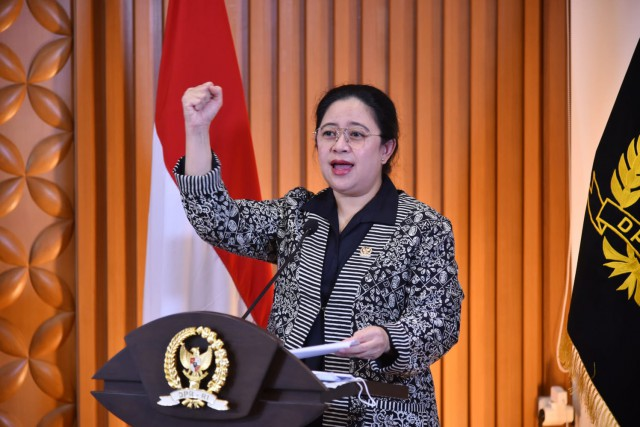
#> input picture 1207070067_Moh Husni Nasrul Haq/dpr.jpeg, 640 x 427 px
$ python '1. Contrast Enhancment.py'
#> lines starting #> are read from the running program, lines starting #| are printed output that depends on the picture
import numpy as np #mengimport library numpy untuk array dan matriks
import matplotlib.pyplot as plt #mengimport library untuk menghasilkan grafik
#matplotlib inline
import matplotlib.image as mpimg
import cv2 #library untuk operasi dalam citra


img = cv2.imread ('dpr.jpeg', cv2.IMREAD_GRAYSCALE) #membuka gambar dengan opencv dalam pembacaan grayscale
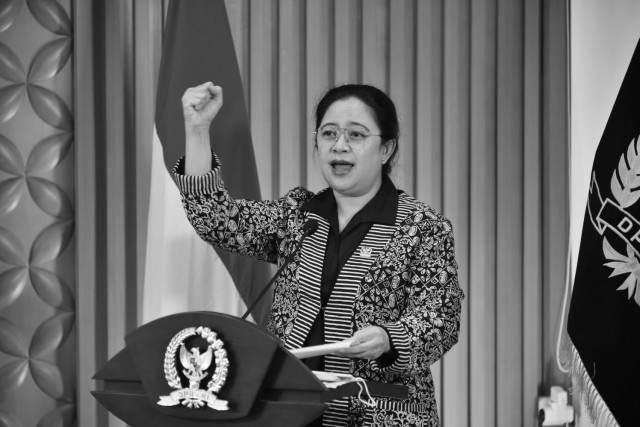
#> img: shape (427, 640); min 0, max 255, mean 103.5

image_equalized = cv2.equalizeHist(img) #memasukan histogram equalize kedalam citra yang tadi dibuka dalam grayscale
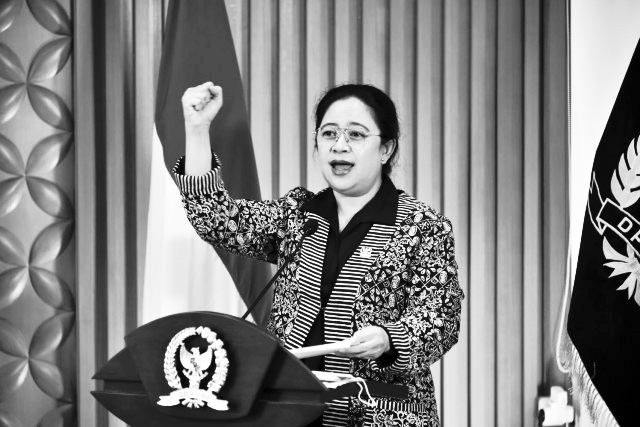
#> image_equalized: shape (427, 640); min 0, max 255, mean 128.2

clahe = cv2.createCLAHE(clipLimit=2, tileGridSize=(8, 8)) #menerapkan kontras histogram equalization dalam citra yang digunakan dengan batasan matriks 8x8
#Apply CLAHE to the original image
image_clahe = clahe.apply(img)
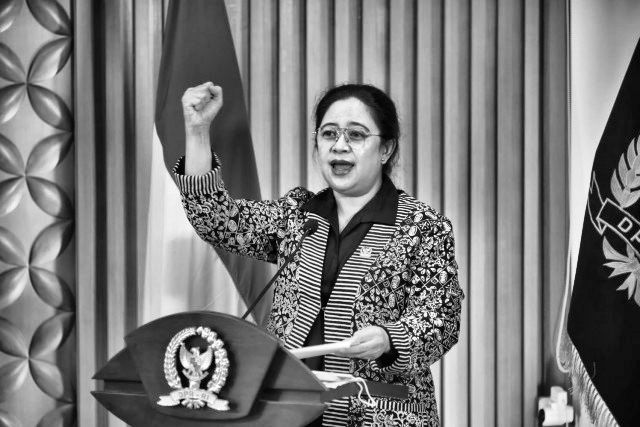
#> image_clahe: shape (427, 640); min 0, max 255, mean 121.3


# menerapkan Min-Max nilai kontras citra grayscale
min_val = np.min(img)
#> min_val = 0
max_val = np.max(img)
#> max_val = 255
image_cs = 255 * (img - min_val) / (max_val - min_val)
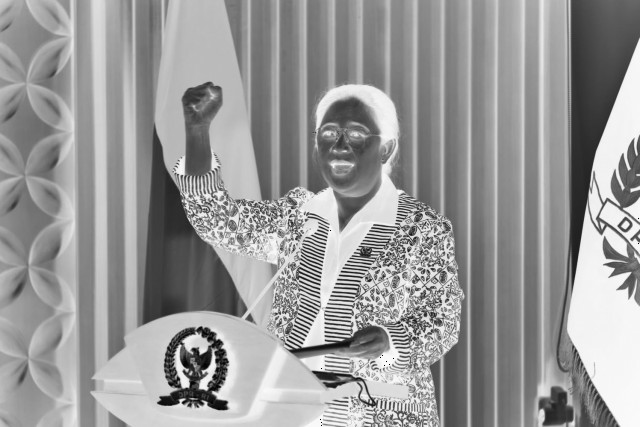
#> image_cs: shape (427, 640) float64; min 0, max 1, mean 0.598


copyCamera = img.copy().astype(float) #membuat copy dan menjadi citra kedalam plot-plot dalam hasil output
output1 = copyCamera * 1.9 #membuat output yang dimana yaitu hasil operasi citra dikali dengan konstanta 1.9


fig, axes = plt.subplots(5, 2, figsize=(20, 20)) #membuat subplot dengan ukuran 5x2 dan size 20x20
ax = axes.ravel() # Meratakan array dari objek subplot

ax[0].imshow(img, cmap=plt.cm.gray) #memunculkan hasil citra di subplot 1
ax[0].set_title("Citra Input") #memberi judul
ax[1].hist(img.ravel(), bins=256) #memunculkan operasi citra hasil equalized dalam subplot 2
ax[1].set_title('Histogram Input') #memberi judul

ax[2].imshow(image_equalized, cmap=plt.cm.gray) #memunculkan hasil citra di subplot 3
ax[2].set_title("Citra Output HE") #memberi judul
ax[3].hist(image_equalized.ravel(), bins=256) #memunculkan operasi citra hasil equalized dalam subplot 4
ax[3].set_title('Histogram Output HE Method') #memberi judul

ax[4].imshow(image_cs, cmap=plt.cm.gray) #memunculkan hasil citra di subplot 5
ax[4].set_title("Citra Output CS")#memberi judul
ax[5].hist(image_cs.ravel(), bins=256)#memunculkan operasi citra hasil equalized dalam subplot 6
ax[5].set_title('Histogram Output CS Method')#memberi judul

ax[6].imshow(image_clahe, cmap=plt.cm.gray) #memunculkan hasil citra di subplot 7
ax[6].set_title("Citra Grayscale CLAHE")#memberi judul
ax[7].hist(image_clahe.ravel(), bins=256)#memunculkan operasi citra hasil equalized dalam subplot 8
ax[7].set_title('Histogram Output CLAHE Method')#memberi judul

ax[8].imshow(output1, cmap=plt.cm.gray) #memunculkan hasil citra di subplot 9
ax[8].set_title("Citra Grayscale Perkalian Konstanta")#memberi judul
ax[9].hist(output1.ravel(), bins=256)
ax[9].set_title('Histogram Output Perkalian Konstanta Method')#memberi judul

fig.tight_layout() #menyesuaikan parameter subplot untuk memberikan padding yang ditentukan
plt.show() #memunculkan seluruh operasi citra
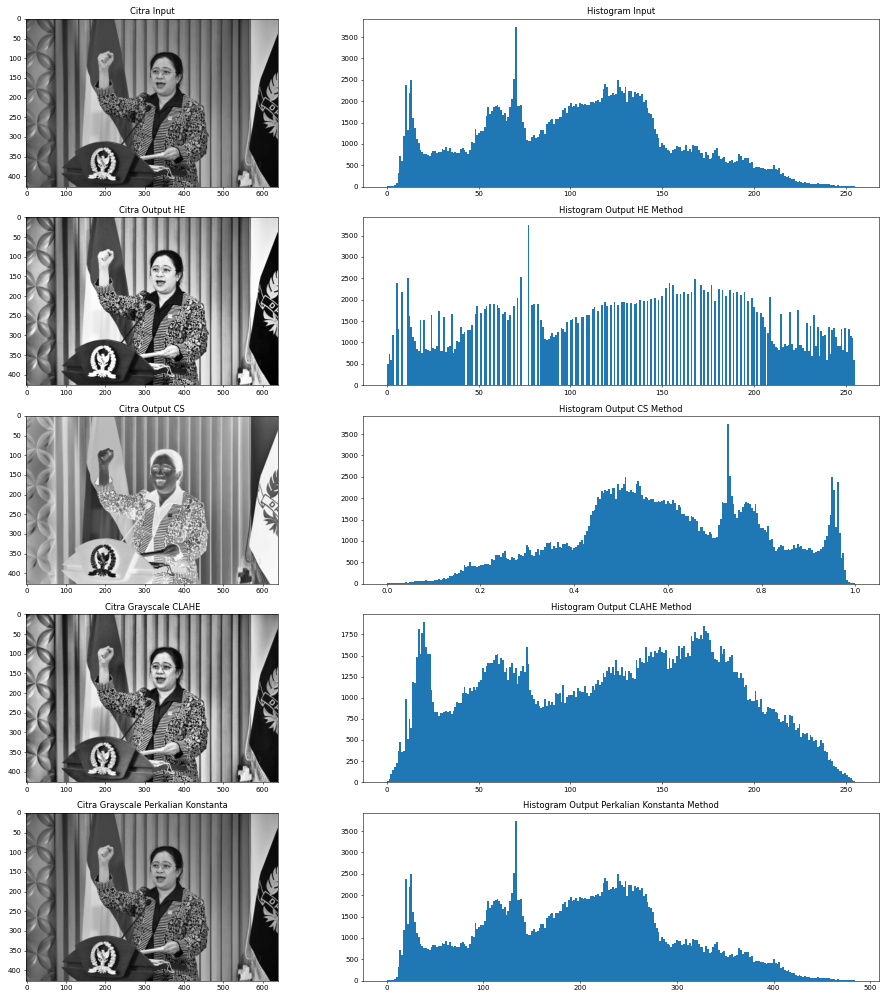
#> figure drawn by matplotlib, 10 panels; panel 2: tallest bar 3742 high, from x = 69.73 to 70.72; panel 4: tallest bar 3742 high, from x = 76.7 to 77.7; panel 6: tallest bar 3742 high, from x = 0.727 to 0.73; panel 8: tallest bar 1895 high, from x = 19.92 to 20.92

$ run again, with 1207070067_Moh Husni Nasrul Haq/boneka2.jpeg copied over 1207070067_Moh Husni Nasrul Haq/dpr.jpeg
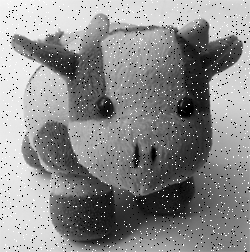
#> input picture 1207070067_Moh Husni Nasrul Haq/boneka2.jpeg, 250 x 252 px
#> img is the input picture: shape (252, 250); min 0, max 255, mean 139.1
#> `image_clahe = clahe.apply(img)`:
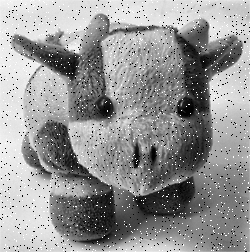
#> image_clahe: shape (252, 250); min 2, max 255, mean 148.9
#> min_val = 0
#> max_val = 255
#> `image_cs = 255 * (img - min_val) / (max_val - min_val)`:
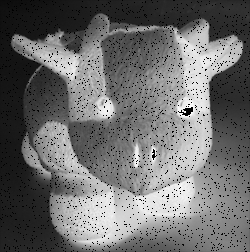
#> image_cs: shape (252, 250) float64; min 0, max 1, mean 0.432

$ run again, with 1207070067_Moh Husni Nasrul Haq/brain.jpeg copied over 1207070067_Moh Husni Nasrul Haq/dpr.jpeg
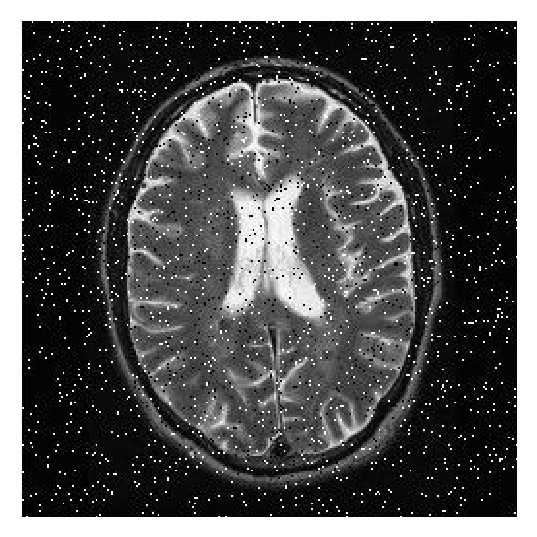
#> input picture 1207070067_Moh Husni Nasrul Haq/brain.jpeg, 537 x 537 px
#> img is the input picture: shape (537, 537); min 0, max 255, mean 82.8
#> `image_clahe = clahe.apply(img)`:
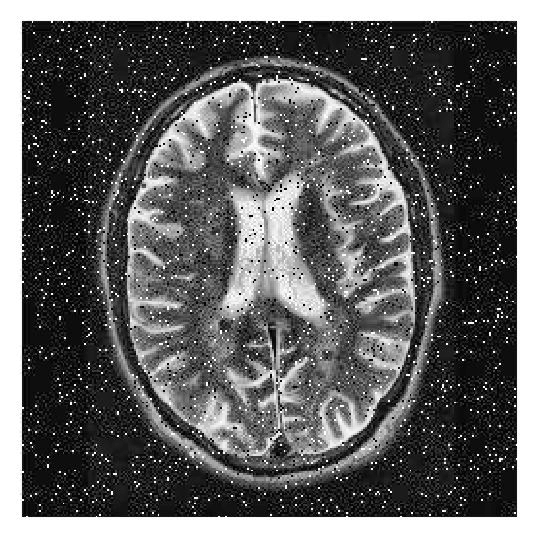
#> image_clahe: shape (537, 537); min 1, max 255, mean 98.1
#> min_val = 0
#> max_val = 255
#> `image_cs = 255 * (img - min_val) / (max_val - min_val)`:
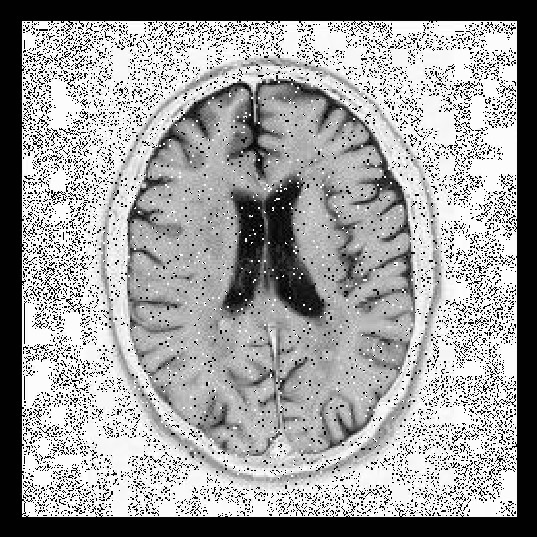
#> image_cs: shape (537, 537) float64; min 0, max 1, mean 0.614
